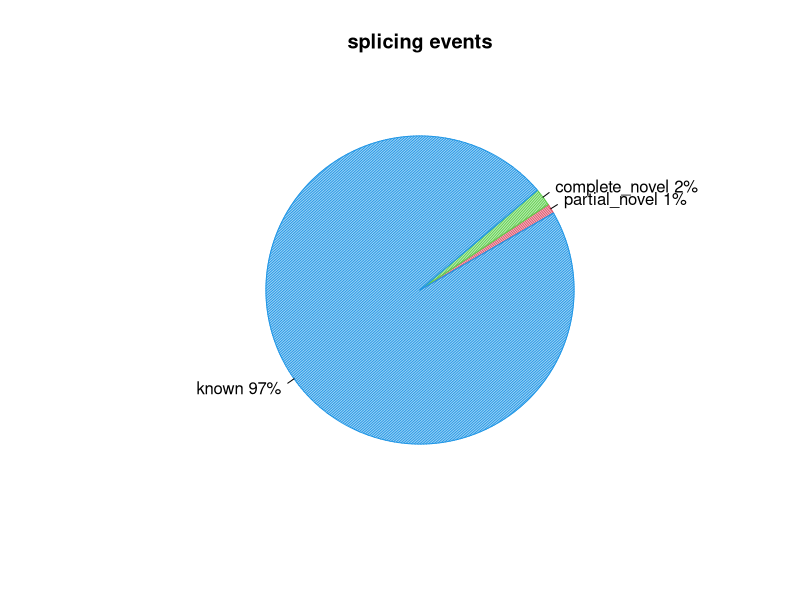
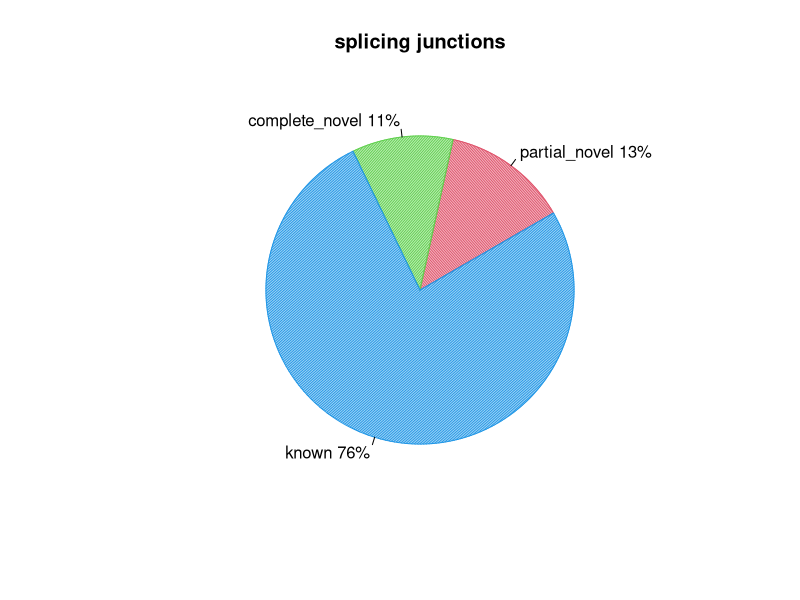

Reproduce these figures in R, in order.
pdf("/home/genetics/HW1/mapped_data_quality/SRR11647693.splice_events.pdf")
events=c(1.0294994302803655,1.8384719708640442,96.89071324203782)
pie(events,col=c(2,3,4),init.angle=30,angle=c(60,120,150),density=c(70,70,70),main="splicing events",labels=c("partial_novel 1%","complete_novel 2%","known 97%"))
dev.off()
pdf("/home/genetics/HW1/mapped_data_quality/SRR11647693.splice_junction.pdf")
junction=c(13.222024900794125,10.604617321417459,76.17335777778841)
pie(junction,col=c(2,3,4),init.angle=30,angle=c(60,120,150),density=c(70,70,70),main="splicing junctions",labels=c("partial_novel 13%","complete_novel 11%","known 76%"))
dev.off()
